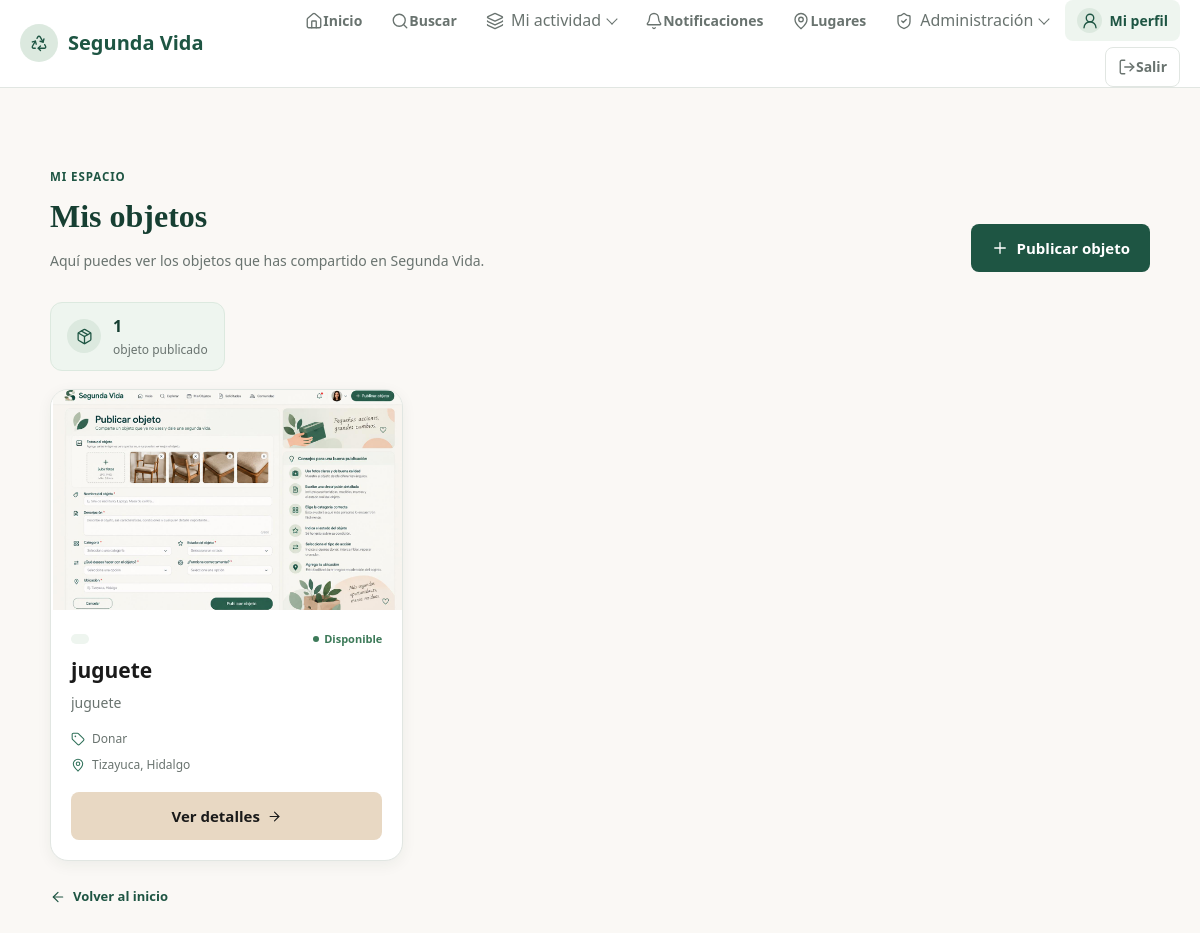
The app's page /mis-objetos/ (signed in) with its own data.
### objetos/models.py (models this page shows, shortened)
class Objeto(models.Model):
    ACCIONES = [
        ("donar", "Donar"),
        ("intercambiar", "Intercambiar"),
        ("reparar", "Reparar"),
        ("piezas", "Dar para piezas"),
        ("transformar", "Transformar"),
    ]
    ESTADOS = [
        ("nuevo", "Nuevo"),
        ("bueno", "Bueno"),
        ("regular", "Regular"),
        ("danado", "Dañado"),
    ]
    usuario = models.ForeignKey(
        User,
        on_delete=models.CASCADE
    )
    nombre = models.CharField(max_length=150)
    descripcion = models.TextField()
    categoria = models.ForeignKey(
        Categoria,
        on_delete=models.PROTECT,
        related_name="objetos"
    )
    estado = models.CharField(
        max_length=20,
        choices=ESTADOS
    )
    accion = models.CharField(
        max_length=20,
        choices=ACCIONES
    )
    funciona = models.BooleanField(default=True)
    ubicacion = models.CharField(
        max_length=200,
        blank=True
    )
    latitud = models.FloatField(
        null=True,
        blank=True
    )
    longitud = models.FloatField(
        null=True,
        blank=True
    )
    fecha_publicacion = models.DateTimeField(
        auto_now_add=True
    )
    disponible = models.BooleanField(default=True)

class ImagenObjeto(models.Model):
    objeto = models.ForeignKey(
        Objeto,
        on_delete=models.CASCADE,
        related_name="imagenes"
    )
    imagen = models.ImageField(
        upload_to="objetos/"
    )
    fecha_subida = models.DateTimeField(
        auto_now_add=True
    )

### objetos/views.py (the view)
# urls.py: path("mis-objetos/", mis_objetos, name="mis_objetos"),
@login_required
def mis_objetos(request):
    objetos = Objeto.objects.filter(
        usuario=request.user
    ).order_by("-id")
    return render(
        request,
        "objetos/mis_objetos.html",
        {
            "objetos": objetos
        }
    )

### usuarios/context_processors.py (called while the page is built)
def notificaciones_no_leidas(request):
    if request.user.is_authenticated:
        notificaciones = Notificacion.objects.filter(
            usuario=request.user
        ).order_by("-fecha")
        no_leidas = notificaciones.filter(
            leida=False
        ).count()
    else:
        notificaciones = Notificacion.objects.none()
        no_leidas = 0
    return {
        "notificaciones": notificaciones,
        "notificaciones_no_leidas": no_leidas,
    }

### objetos/templates/objetos/mis_objetos.html (shortened to what this page needs)
{% extends "base.html" %}
{% block content %}
<section class="mis-objetos">
    <header class="mis-objetos-header">
        <div>
            <span class="seccion-etiqueta">
                MI ESPACIO
            </span>
            <h1>
                Mis objetos
            </h1>
            <p>
                Aquí puedes ver los objetos que has
                compartido en Segunda Vida.
            </p>
        </div>
        <a
            href="{% url 'publicar_objeto' %}"
            class="boton boton-principal"
        >
            <i
                data-lucide="plus"
                class="lucide-icon"
                aria-hidden="true"
            ></i>
            Publicar objeto
        </a>
    </header>
    {% if objetos %}
        <div class="mis-objetos-resumen">
            <div class="resumen-objetos">
                <div class="resumen-icono">
                    <i
                        data-lucide="package"
                        class="lucide-icon"
                        aria-hidden="true"
                    ></i>
                </div>
                <div>
                    <strong>{{ objetos|length }}</strong>
                    <span>
                        {% if objetos|length == 1 %}
                            objeto publicado
                        {% else %}
                            objetos publicados
                        {% endif %}
                    </span>
                </div>
            </div>
        </div>
        <section class="mis-objetos-grid">
            {% for objeto in objetos %}
                <article class="tarjeta-objeto">
                    <div class="objeto-imagen">
                        {% with imagen=objeto.imagenes.first %}
                            {% if imagen %}
                                <img
                                    src="{{ imagen.imagen.url }}"
                                    alt="{{ objeto.nombre }}"
                                >
                            {% endif %}
                        {% endwith %}
                    </div>
                    <div class="objeto-contenido">
                        <div class="objeto-encabezado">
                            <span class="objeto-categoria">
                            </span>
                            {% if objeto.disponible %}
                                <span class="estado-objeto disponible">
                                    <span class="estado-punto"></span>
                                    Disponible
                                </span>
                            {% else %}
                                <span class="estado-objeto no-disponible">
                                    <span class="estado-punto"></span>
                                    No disponible
                                </span>
                            {% endif %}
                        </div>
                        <h2>
                            {{ objeto.nombre }}
                        </h2>
                        <p class="objeto-descripcion">
                            {{ objeto.descripcion|truncatechars:115 }}
                        </p>
                        <div class="objeto-meta">
                            <span>
                                <i
                                    data-lucide="tag"
                                    class="lucide-icon"
                                    aria-hidden="true"
                                ></i>
                                {{ objeto.get_accion_display }}
                            </span>
                            {% if objeto.ubicacion %}
                                <span>
                                    <i
                                        data-lucide="map-pin"
                                        class="lucide-icon"
                                        aria-hidden="true"
                                    ></i>
                                    {{ objeto.ubicacion }}
                                </span>
                            {% endif %}
                        </div>
                        <a
                            href="{% url 'detalle_objeto' objeto.id %}"
                            class="boton boton-secundario boton-ver-objeto"
                        >
                            Ver detalles
                            <i
                                data-lucide="arrow-right"
                                class="lucide-icon"
                                aria-hidden="true"
                            ></i>
                        </a>
                    </div>
                </article>
            {% endfor %}
        </section>
    {% endif %}
    <div class="mis-objetos-footer">
        <a
            href="{% url 'inicio' %}"
            class="enlace-regresar"
        >
            <i
                data-lucide="arrow-left"
                class="lucide-icon"
                aria-hidden="true"
            ></i>
            Volver al inicio
        </a>
    </div>
</section>
{% endblock %}

### records on screen
Objeto: imagenes.first.imagen (picture), disponible True (drawn), nombre "juguete", descripcion "juguete", accion "Donar", ubicacion "Tizayuca, Hidalgo"

### other values on screen
{{ objetos|length }} "1"
